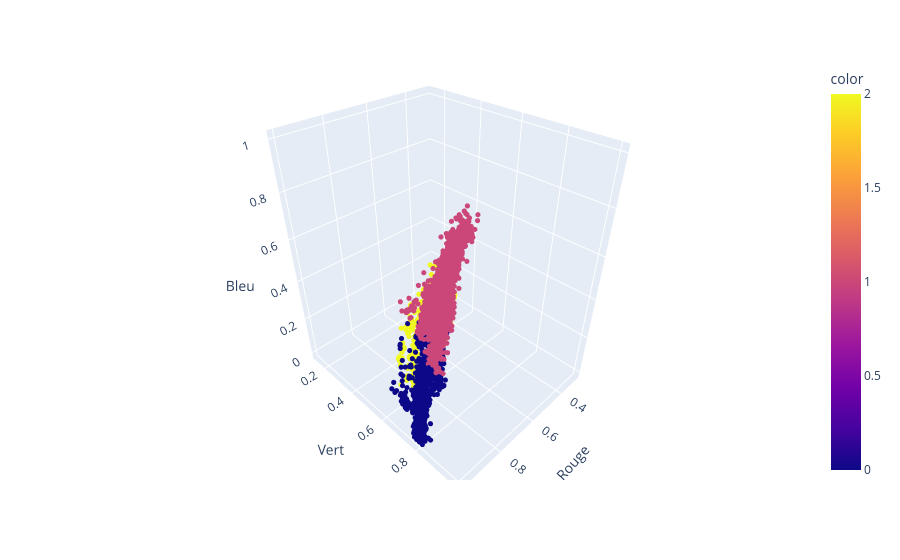

The notebook cell saved with this chart:
### Code cell
fig = px.scatter_3d(data, x="Rouge", y="Vert", z="Bleu", color=labels)

fig.update_traces(marker_size=3)
fig.show()

### Figure 1 — Plotly figure (JSON) as saved in the notebook; plotly's stock layout.template omitted (floating-point values rounded to 4 significant figures; data arrays with more than 128 entries replaced by an {"elided": "..."} marker saying what was removed)
{"data": [{"hovertemplate": "Rouge=%{x}<br>Vert=%{y}<br>Bleu=%{z}<br>color=%{marker.color}<extra></extra>", "legendgroup": "", "marker": {"color": {"elided": "20000 int values"}, "coloraxis": "coloraxis", "size": 3, "symbol": "circle"}, "mode": "markers", "name": "", "scene": "scene", "showlegend": false, "type": "scatter3d", "x": {"elided": "20000 float values"}, "y": {"elided": "20000 float values"}, "z": {"elided": "20000 float values"}}], "layout": {"coloraxis": {"colorbar": {"title": {"text": "color"}}, "colorscale": [[0, "#0d0887"], [0.1111, "#46039f"], [0.2222, "#7201a8"], [0.3333, "#9c179e"], [0.4444, "#bd3786"], [0.5556, "#d8576b"], [0.6667, "#ed7953"], [0.7778, "#fb9f3a"], [0.8889, "#fdca26"], [1, "#f0f921"]]}, "legend": {"tracegroupgap": 0}, "margin": {"t": 60}, "scene": {"domain": {"x": [0, 1], "y": [0, 1]}, "xaxis": {"title": {"text": "Rouge"}}, "yaxis": {"title": {"text": "Vert"}}, "zaxis": {"title": {"text": "Bleu"}}}}}
